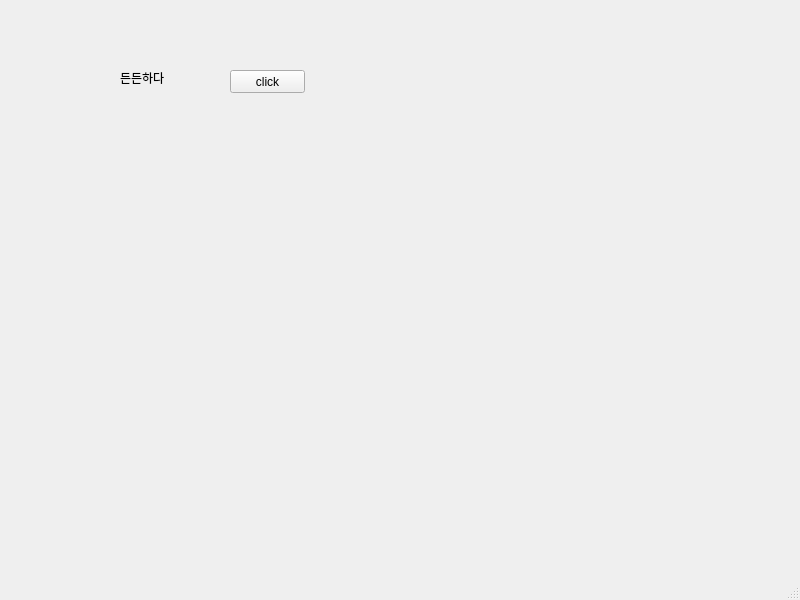
<?xml version="1.0" encoding="UTF-8"?>
<ui version="4.0">
 <class>MainWindow</class>
 <widget class="QMainWindow" name="MainWindow">
  <property name="geometry">
   <rect>
    <x>0</x>
    <y>0</y>
    <width>800</width>
    <height>600</height>
   </rect>
  </property>
  <property name="windowTitle">
   <string>MainWindow</string>
  </property>
  <widget class="QWidget" name="centralwidget">
   <widget class="QLabel" name="lbl">
    <property name="geometry">
     <rect>
      <x>120</x>
      <y>70</y>
      <width>81</width>
      <height>16</height>
     </rect>
    </property>
    <property name="text">
     <string>든든하다</string>
    </property>
   </widget>
   <widget class="QPushButton" name="pb">
    <property name="geometry">
     <rect>
      <x>230</x>
      <y>70</y>
      <width>75</width>
      <height>23</height>
     </rect>
    </property>
    <property name="text">
     <string>click</string>
    </property>
   </widget>
  </widget>
  <widget class="QMenuBar" name="menubar">
   <property name="geometry">
    <rect>
     <x>0</x>
     <y>0</y>
     <width>800</width>
     <height>21</height>
    </rect>
   </property>
  </widget>
  <widget class="QStatusBar" name="statusbar"/>
 </widget>
 <resources/>
 <connections/>
</ui>
